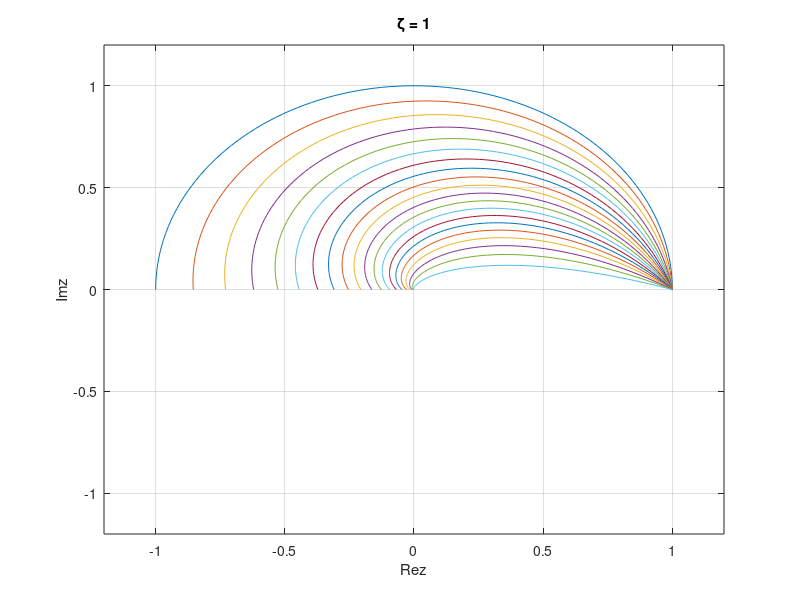

MATLAB code to generate this figure:
%% Constant zeta contours
zeta = 0:0.05:1;
wd_T = linspace(0,pi,101);  % wd_T is the same Om

pz_mag = zeros(length(zeta),length(wd_T));
zp = zeros(length(zeta), length(wd_T));

for i = 1:length(zeta)
    
    alpha = -zeta(i) / sqrt(1-zeta(i)^2);
    pz_mag(i,:) = exp(alpha*wd_T);
    zp(i,:) = pz_mag(i,:).*exp(1j*wd_T);
    
    plot(real(zp(i,:)), imag(zp(i,:)));
    xlabel('Re{z}'),ylabel('Im{z}');
    str = ['\zeta = ' num2str(zeta(i))];
    title(str);
    grid on;
    ylim([-1.2 1.2]),xlim([-1.2 1.2]);
    hold on;
    pause
    
end
